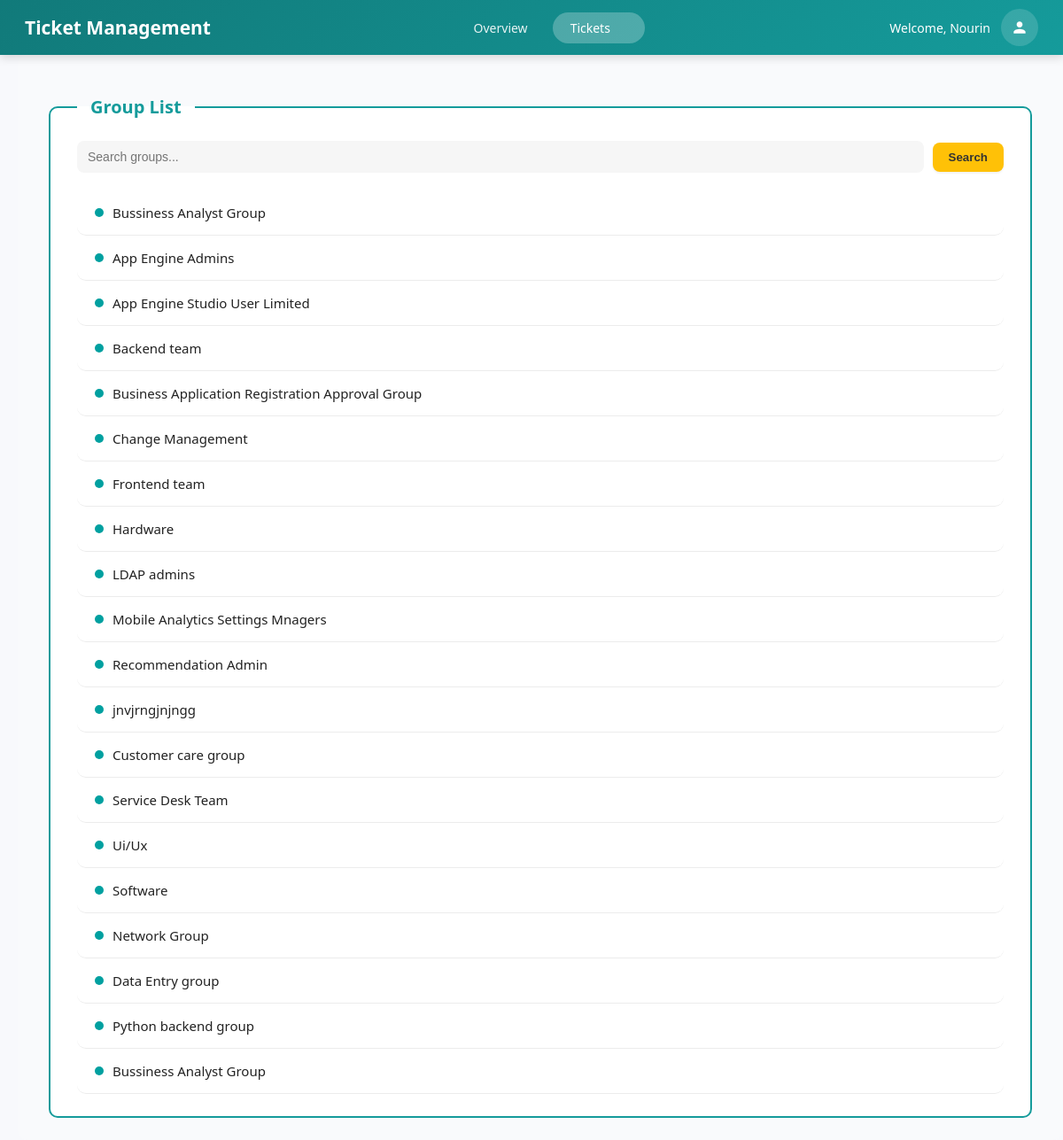
Page /assigned (signed in) on the committed database.
### servicedeskapp/models.py (models this page shows, shortened)
class Assignment_Group(models.Model):
    name=models.CharField(max_length=100,null=True,blank=True)
    group_email=models.EmailField(max_length=100,null=True,blank=True)
    manager=models.CharField(max_length=100,null=True,blank=True)
    parent=models.CharField(max_length=100,null=True,blank=True)
    description=models.TextField(null=True,blank=True)

### servicedeskapp/views.py (the view)
# urls.py: path('assigned',views.assigned_group,name='assigned'),
def assigned_group(request):
    add=Assignment_Group.objects.all()
    source_page = request.GET.get('source_page')
    ticket_id = request.GET.get('ticket_id')
    context={
        'add':add,
        'source_page':source_page,
        'ticket_id':ticket_id,
    }
    return render(request,'tickets/assigned_group.html',context)

### servicedeskapp/templates/tickets/assigned_group.html (shortened to what this page needs)
{% load static %}
<!DOCTYPE html>
<html lang="en">
<head>
  <link rel="stylesheet" href="{% static 'assigned_group.css' %}">
</head>
<body>
<div class="main-layout">
  <div class="topbar">
    <div class="topbar-brand">Ticket Management</div>
    <nav class="topbar-nav">
        <a href="{% url 'overview' %}">Overview</a>
        <div class="topbar-dropdown-container">
        <a href="{% url 'dashboard' %}" class="active topbar-dropdown-toggle">
            Tickets <span class="dropdown-arrow">▼</span>
        </a>
    </div>
    </nav>
     <div class="topbar-user">
        <span>Welcome, {{ request.session.name|default:request.session.username }}</span>
    <div class="profile-dropdown">
        <button class="profile-btn" title="User Menu">
            <svg class="profile-icon" viewBox="0 0 24 24" fill="currentColor">
                <path d="M12 12c2.21 0 4-1.79 4-4s-1.79-4-4-4-4 1.79-4 4 1.79 4 4 4zm0 2c-2.67 0-8 1.34-8 4v2h16v-2c0-2.66-5.33-4-8-4z"/>
            </svg>
        </button>
    </div>
</div>
</div>
     <div class="content-area">
         <fieldset class="group-list-fieldset">
            <legend>Group List</legend>
      <div class="search-bar">
        <input type="text" id="searchInput" placeholder="Search groups..." onkeyup="searchGroups()">
        <button>Search</button>
      </div>
      {% for group in add %}
      <div class="group-items">
          {% if source_page == 'update' and ticket_id %}
            <a href="{% url 'update' ticket_id %}?assignment_group={{ group.name }}" class="group-left">
          {% else %}
            <a href="{% url 'create' %}?assignment_group={{ group.name }}" class="group-left">
          {% endif %}
          <span class="dot"></span>
          <span class="group-name">{{ group.name }}</span>
        </a>
      </div>
      {% endfor %}
         </fieldset>
  </div>
</div>
</body>
</html>

### servicedeskapp/static/assigned_group.css (style rules this page uses)
:root { --primary: #159b9b; --primary-dark: #0d8383; --red: #e74c3c; --green: #16b28b; --light-bg: #f8f9fc; --border: #d2e8ed; }
* { margin:0; padding:0; box-sizing:border-box; }
body { font-family: 'Segoe UI', Tahoma, Geneva, Verdana, sans-serif; background: var(--light-bg); color: #333; font-size: 14px; margin: 0; }
.topbar { height: 62px; background: linear-gradient(135deg, #117a7a, #159b9b); color: white; display: flex; align-items: center; justify-content: space-between; padding: 0 28px; box-shadow: 0 3px 10px rgba(0,0,0,0.15); position: sticky; top: 0; z-index: 1000; }
.topbar-brand { font-size: 21px; font-weight: 700; }
.topbar-nav { display: flex; gap: 8px; flex: 1; justify-content: center; }
.topbar-nav a { color: rgba(255,255,255,0.9); text-decoration: none; padding: 8px 20px; border-radius: 20px; font-weight: 500; transition: all 0.2s; }
.topbar-nav a:hover, .topbar-nav a.active { background: rgba(255,255,255,0.25); color: white; }
.topbar-user { display: flex; align-items: center; gap: 12px; font-size: 14px; }
.content-area { flex: 1; background-color: #f9fafc; margin-left: 20px; border-radius: 12px; padding: 25px 35px; box-shadow: 0 4px 12px rgba(0, 0, 0, 0.05); overflow-y: auto; }
.search-bar { display: flex; align-items: center; gap: 10px; margin-bottom: 20px; }
.search-bar input { flex: 1; padding: 10px 12px; border: none; border-radius: 8px; background-color: #f6f6f6; font-size: 14px; outline: none; }
.search-bar button { background-color: #ffc107; border: none; color: #333; font-weight: 600; padding: 9px 18px; border-radius: 8px; cursor: pointer; transition: 0.2s; box-shadow: 0 2px 2px rgba(0, 0, 0, 0.05); }
.group-items { background: #ffffff; border-bottom: 1px solid #ececec; padding: 15px 20px; width: 100%; box-sizing: border-box; border-radius: 10px; transition: background-color 0.2s ease; display: flex; justify-content: space-between; align-items: center; }
.group-left { display: flex; align-items: center; gap: 10px; width: 100%; text-decoration: none; color: #222; flex-grow: 1; }
.dot { width: 10px; height: 10px; background-color: #00a0a0; border-radius: 50%; flex-shrink: 0; }
.group-name { font-size: 15px; font-weight: 500; transition: color 0.2s; }
.content-area { background-color: #f9fafc; box-shadow: none; }
.group-list-fieldset { border: 2px solid #159b9b; border-radius: 10px; padding: 25px 30px; margin-top: 20px; background-color: #ffffff; }
.group-list-fieldset legend { font-size: 20px; font-weight: 600; color: #159b9b; padding: 0 15px; }
.topbar-dropdown-container { position: relative; display: inline-block; flex-shrink: 0; }
.topbar-dropdown-toggle { display: flex; align-items: center; gap: 4px; height: 100%; }
.profile-dropdown { position: relative; display: inline-block; }
.profile-btn { background: rgba(255,255,255,0.15); border: none; border-radius: 50%; width: 42px; height: 42px; display: flex; align-items: center; justify-content: center; color: white; cursor: pointer; transition: all 0.2s; position: relative; }
.profile-icon { width: 20px; height: 20px; color: white; }

### rows in the picture
Assignment_Group: name "Bussiness Analyst Group"
Assignment_Group: name "App Engine Admins"
Assignment_Group: name "App Engine Studio User Limited"
Assignment_Group: name "Backend team"
Assignment_Group: name "Business Application Registration Approval Group"
Assignment_Group: name "Change Management"
Assignment_Group: name "Frontend team"
Assignment_Group: name "Hardware"
Assignment_Group: name "LDAP admins"
Assignment_Group: name "Mobile Analytics Settings Mnagers"
Assignment_Group: name "Recommendation Admin"
Assignment_Group: name "jnvjrngjnjngg"
Assignment_Group: name "Customer care group"
Assignment_Group: name "Service Desk Team"
Assignment_Group: name "Ui/Ux"
Assignment_Group: name "Software"
Assignment_Group: name "Network Group"
Assignment_Group: name "Data Entry group"
Assignment_Group: name "Python backend group"
Assignment_Group: name "Bussiness Analyst Group"

### other values in the picture
{{ request.session.name|default:request.session.username }} "Nourin"
